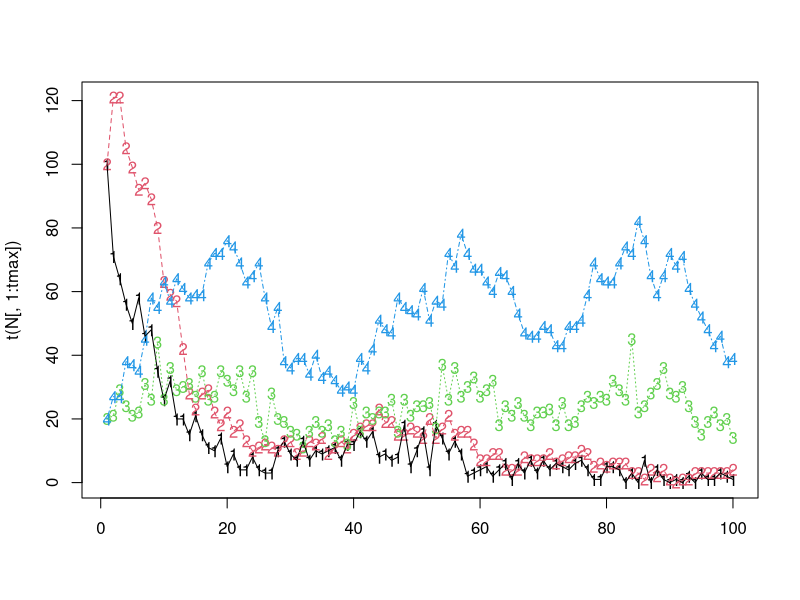
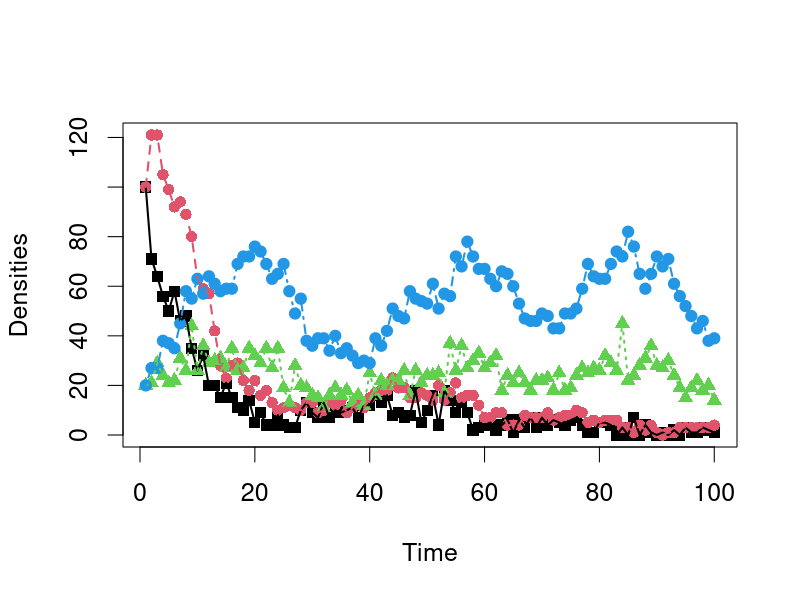
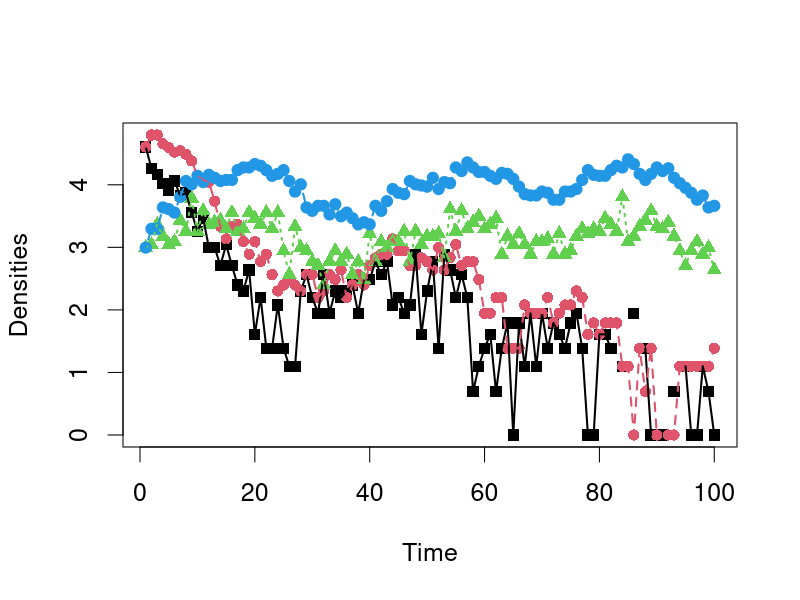

Here is the R script that generated these plots, in order:
#####################################################################################################################################
### FBarraquand & OGimenez 14/11/2017 -- Two species density-dependent matrix model // predator -prey version
### 'New' version with density-dependence intra and inter affecting four vital rates, each vital rate affected once
### 18/03/2018 New set of parameters, slightly more realistic
### 07/09/2018 New version of pre-breeding model that we use statistically
### 07/09/2018 Stochastic version of the model
#####################################################################################################################################

library('Matrix')

####################### Definition of functions #####################################################

logistic=function(x){
return(1/(1+exp(-x)))
}


#logistic=function(x,x_thresh=1,steepness=1){
#return(1/(1+exp(-steepness*(x-x_thresh))))
#}

# Computes vital rates from the state vector N 
vital_rates=function(params,N){

############ Parameters used as inputs #################################################################
### similar to statistical model
#########################################################################################################

VR=matrix(NA,nrow=4,ncol=4)
phiA = params[1:2] # 
alphas = params[3:10] #

f=rep(NA,4)
### same order as in statistical model (not much logic)
f[1] = logistic(alpha[1] + alpha[2] *N[4]) # intra-species DD - juvenile predator survival fn of adult predator abundance
f[2] = logistic(alpha[3] + alpha[4] * N[4]) # inter-species DD - juvenile prey survival fn of adult predator abundance
f[3] = exp(alpha[5] + alpha[6] * N[1]) # inter-species DD - predator fecundity fn of juvenile prey abundance
f[4] = exp(alpha[7] + alpha[8] * N[2]) # intra-species DD - prey fecundity fn of adult prey abundance


VR_prey = matrix(c(0,0.5 * f[4]* f[2], 
            phiA[1],  phiA[1]),nrow = 2, ncol = 2,byrow = TRUE)

VR_pred =  matrix(c(0,0.5* f[3] * f[1], 
             phiA[2],phiA[2]),nrow = 2, ncol = 2,byrow = TRUE)

VR=bdiag(VR_prey,VR_pred)

return(VR)

}

############################################# end of functions def. ############################################################


################### Main program ############################################################################################### 

### Initialization
set.seed(40) 

# Define parameters
tmax = 100#max time for sim

### Max rate parameters
# Prey (max) adult survival (v for victim)
phiA_V = 0.6
# Predator adult survival 
phiA_P = 0.7

# Other parameters 

alpha <- rep(NA,8)
N <- seq(10,500,length=10)
# intra-species DD - juvenile predator survival fn of adult predator abundance
alpha[1] <- 0.5
alpha[2] <- -0.01 # slopes
1/(1+exp(-(alpha[1] + alpha[2] * N)))

# inter-species DD - juvenile prey survival fn of adult predator abundance
alpha[3] <- 0.5
alpha[4] <- -0.025 # slopes
1/(1+exp(-(alpha[3] + alpha[4] * N)))

# inter-species DD - predator fecundity fn of juvenile prey abundance
alpha[5] <- .5
alpha[6] <- 0.01 # slopes
exp(alpha[5] + alpha[6] * N)

# intra-species DD - prey fecundity fn of adult prey abundance
alpha[7] <- 1.5 #2.5 too much
alpha[8] <- -0.005 # slopes
exp(alpha[7] + alpha[8] * N)

# Bundle the whole shabang into a single vector, which we then feed to the function
params = c(phiA_V,phiA_P,alpha)

# Initialize the state vector
N=matrix(NA,4,tmax)
N[,1] = c(100,100,20,20) #runif(4,50,100) ### we state 4 values for 2 species and 2 stages

############################# Loop over time #################################################################

for (t in 1:(tmax-1)){
	## Compute vital rates as a function of the initial state
	vital_rate_matrix = as.matrix(vital_rates(params,N[,t])) #vital_rate_matrix %*% N[,t] 
	N[1,t+1] = rpois(1,vital_rate_matrix[1,2] * N[2,t])
	N[2,t+1] = rbinom(1,N[2,t]+N[1,t], vital_rate_matrix[2,2])
	N[3,t+1] = rpois(1,vital_rate_matrix[3,4] * N[4,t])
	N[4,t+1] = rbinom(1,N[3,t]+N[4,t], vital_rate_matrix[4,4])
}
N[,tmax]
matplot(t(N[,1:tmax]))
matlines(t(N[,1:tmax]))
############################################ end of simulation ##################################################################

pdf(file="TimePlot_BGpredation_prebreed_stochastic_newparam.pdf",width=12,height=8)
par(cex=1.5)
matplot(t(N[,1:tmax]),xlab="Time",ylab="Densities",pch=c(15,16,17,19))
matlines(t(N[,1:tmax]),lwd=2,lty=c(1,2,3,4))
dev.off()

pdf(file="Log_TimePlot_BGpredation_prebreed_stochastic_newparam_log.pdf",width=12,height=8)
par(cex=1.5)
matplot(t(log(N[,1:tmax])),xlab="Time",ylab="Densities",pch=c(15,16,17,19))
matlines(t(log(N[,1:tmax])),lwd=2,lty=c(1,2,3,4))
dev.off()

